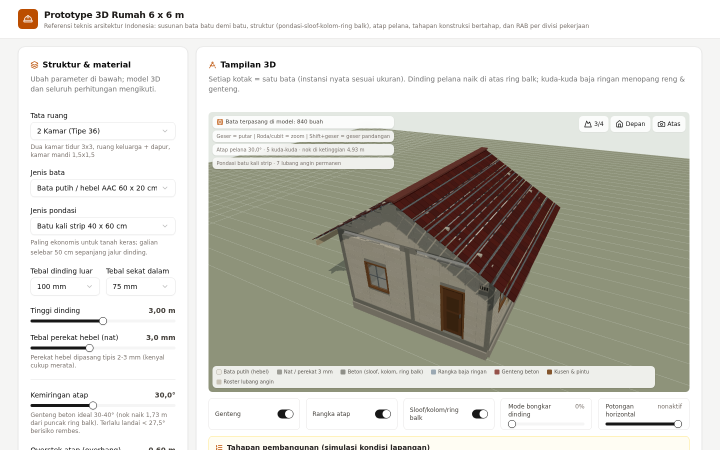
#> input picture shots/00b-default.png, 1440 x 900 px, found by its file name (shown at 1/2 size); its folder holds 8 pictures in this run
$ python verify_shots3.py
#> lines starting #> are read from the running program, lines starting #| are printed output that depends on the picture
#!/usr/bin/env python3
"""Analisis area kanvas yang benar (417,224)-(1379,784): genteng, tanah, plester, cat."""
from PIL import Image
import os

SH = "/home/z/my-project/shots"
CANVAS = (417, 224, 1379, 784)

def crop(path):
#> called with path = '00b-default.png'
    return Image.open(os.path.join(SH, path)).convert("RGB").crop(CANVAS)
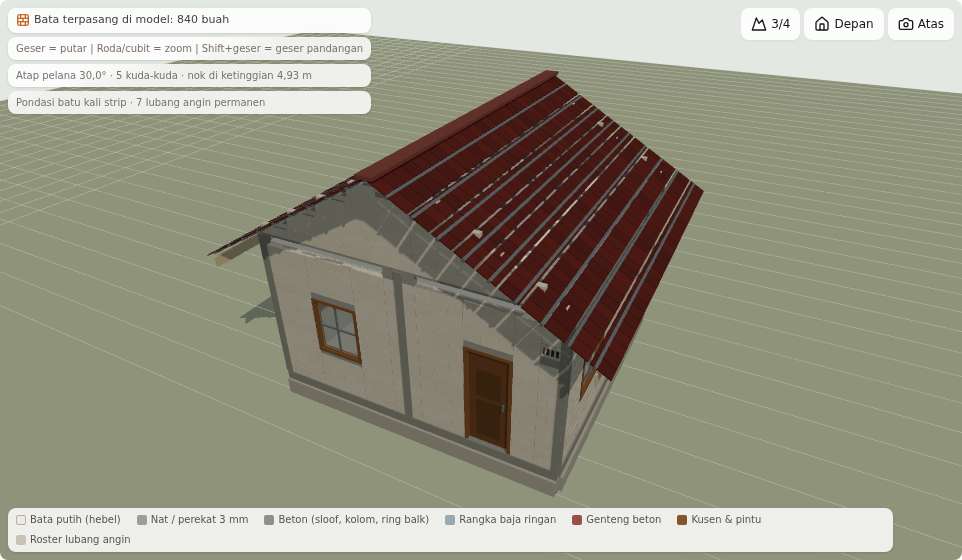
#> returned value: PIL image 962x560 RGB; mean R, G, B 151.9, 150.8, 134

def stats(f):
    im = crop(f)
    px = list(im.getdata())
#> px = 538720 items
    n = len(px)
#> n = 538720
    warm = sum(1 for r, g, b in px if r > 100 and (r - g) > 20 and (r - b) > 20)  # genteng/kayau/bricks merah
#> warm = 797
    green = sum(1 for r, g, b in px if g > r and g > b and g > 110)
#> green = 410290
    gray_beton = sum(1 for r, g, b in px if abs(r - g) < 14 and abs(g - b) < 14 and 90 < r < 200)
#> gray_beton = 26438
    ivory = sum(1 for r, g, b in px if r > 215 and g > 208 and b > 195 and (r - b) < 40)  # cat ivory / plester terang
#> ivory = 108838
    dark = sum(1 for r, g, b in px if r < 90 and g < 90 and b < 90)
#> dark = 57854
    steel = sum(1 for r, g, b in px if b > r and b > 130 and b < 210 and abs(b - g) < 30)  # baja kebiruan
#> steel = 96
    return {k: round(v / n * 100, 2) for k, v in dict(warm=warm, green=green, beton=gray_beton, ivory=ivory, dark=dark, steel=steel).items()}

for f in ["00b-default.png", "01-stage1-pondasi.png", "03-stage3-dinding.png", "05-stage5-rangka.png", "07-stage7-plester.png", "08-stage8-cat.png"]:
    s = stats(f)
#> s = {'warm': 0.15, 'green': 76.16, 'beton': 4.91, 'ivory': 20.2, 'dark': 10.74, 'steel': 0.02}
    print(f"{f}: {s}")
#| 00b-default.png: {'warm': 0.15, 'green': 76.16, 'beton': 4.91, 'ivory': 20.2, 'dark': 10.74, 'steel': 0.02}
#> pass 2 of the loop `for f in ["00b-default.png", "01-stage1-pondasi.png", "03-stage3-dindi..`:
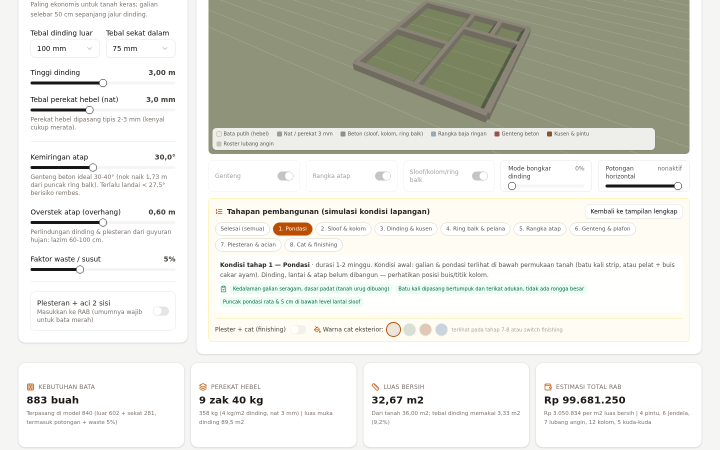
#> input picture shots/01-stage1-pondasi.png, 1440 x 900 px, found by its file name (shown at 1/2 size)
#> in crop (call 2), `return Image.open(os.path.join(SH, path)).convert("RGB").crop(CANVAS)`:
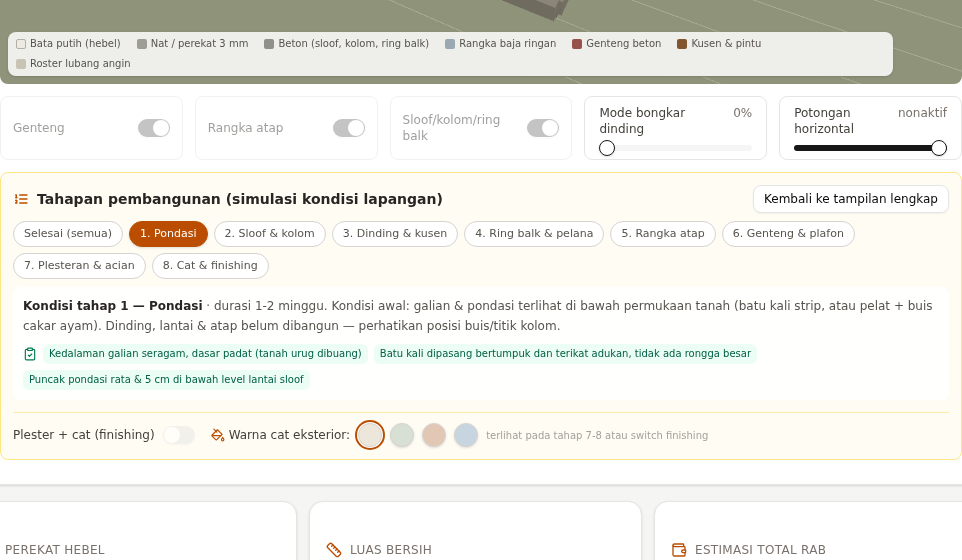
#> returned value: PIL image 962x560 RGB; mean R, G, B 237.5, 237.7, 231.3
#> s = {'warm': 1.01, 'green': 17.98, 'beton': 2.64, 'ivory': 86.2, 'dark': 0.77, 'steel': 0.3}
#| 01-stage1-pondasi.png: {'warm': 1.01, 'green': 17.98, 'beton': 2.64, 'ivory': 86.2, 'dark': 0.77, 'steel': 0.3}
#> pass 3 of the loop `for f in ["00b-default.png", "01-stage1-pondasi.png", "03-stage3-dindi..`:
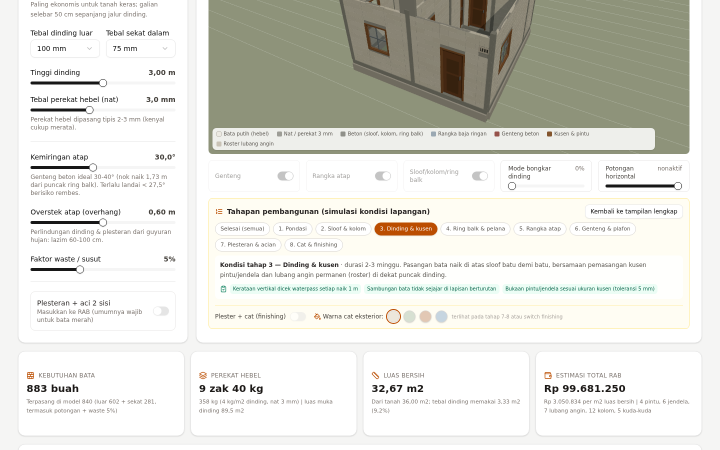
#> input picture shots/03-stage3-dinding.png, 1440 x 900 px, found by its file name (shown at 1/2 size)
#> in crop (call 3), `return Image.open(os.path.join(SH, path)).convert("RGB").crop(CANVAS)`:
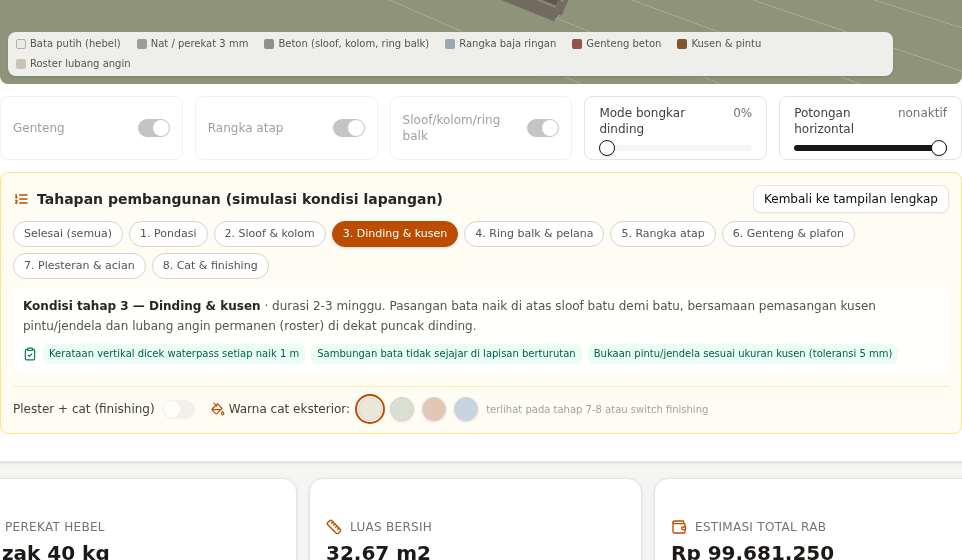
#> returned value: PIL image 962x560 RGB; mean R, G, B 236.7, 236.5, 230.1
#> s = {'warm': 1.23, 'green': 17.43, 'beton': 2.66, 'ivory': 85.69, 'dark': 1.16, 'steel': 0.26}
#| 03-stage3-dinding.png: {'warm': 1.23, 'green': 17.43, 'beton': 2.66, 'ivory': 85.69, 'dark': 1.16, 'steel': 0.26}
#> (the run stopped early here; a loop or call above may not have finished)
